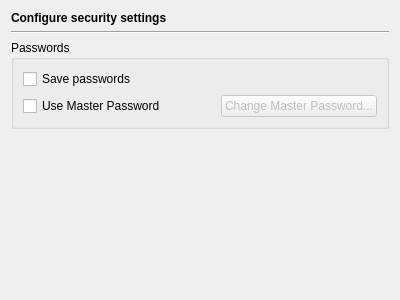
<?xml version="1.0" encoding="UTF-8"?>
<ui version="4.0">
 <class>SecurityPage</class>
 <widget class="QWidget" name="SecurityPage">
  <property name="geometry">
   <rect>
    <x>0</x>
    <y>0</y>
    <width>400</width>
    <height>300</height>
   </rect>
  </property>
  <layout class="QVBoxLayout" name="verticalLayout_3">
   <item>
    <widget class="QLabel" name="headerLabel">
     <property name="text">
      <string>&lt;b&gt;Configure security settings&lt;/b&gt;</string>
     </property>
    </widget>
   </item>
   <item>
    <widget class="Line" name="line1">
     <property name="frameShape">
      <enum>QFrame::HLine</enum>
     </property>
     <property name="frameShadow">
      <enum>QFrame::Sunken</enum>
     </property>
     <property name="orientation">
      <enum>Qt::Horizontal</enum>
     </property>
    </widget>
   </item>
   <item>
    <widget class="QGroupBox" name="groupBox">
     <property name="title">
      <string>Passwords</string>
     </property>
     <layout class="QVBoxLayout" name="verticalLayout">
      <item>
       <widget class="QCheckBox" name="savePasswordsCheckBox">
        <property name="toolTip">
         <string>Select to save passwords</string>
        </property>
        <property name="text">
         <string>Save passwords</string>
        </property>
       </widget>
      </item>
      <item>
       <layout class="QHBoxLayout" name="horizontalLayout">
        <item>
         <widget class="QCheckBox" name="masterPasswordCheckBox">
          <property name="toolTip">
           <string>Select to use a master password</string>
          </property>
          <property name="text">
           <string>Use Master Password</string>
          </property>
         </widget>
        </item>
        <item>
         <spacer name="horizontalSpacer_4">
          <property name="orientation">
           <enum>Qt::Horizontal</enum>
          </property>
          <property name="sizeHint" stdset="0">
           <size>
            <width>40</width>
            <height>20</height>
           </size>
          </property>
         </spacer>
        </item>
        <item>
         <widget class="QPushButton" name="masterPasswordButton">
          <property name="enabled">
           <bool>false</bool>
          </property>
          <property name="toolTip">
           <string>Press to change the master password</string>
          </property>
          <property name="text">
           <string>Change Master Password...</string>
          </property>
         </widget>
        </item>
       </layout>
      </item>
     </layout>
    </widget>
   </item>
   <item>
    <spacer name="verticalSpacer">
     <property name="orientation">
      <enum>Qt::Vertical</enum>
     </property>
     <property name="sizeHint" stdset="0">
      <size>
       <width>20</width>
       <height>113</height>
      </size>
     </property>
    </spacer>
   </item>
  </layout>
 </widget>
 <tabstops>
  <tabstop>savePasswordsCheckBox</tabstop>
  <tabstop>masterPasswordCheckBox</tabstop>
  <tabstop>masterPasswordButton</tabstop>
 </tabstops>
 <resources/>
 <connections/>
</ui>
